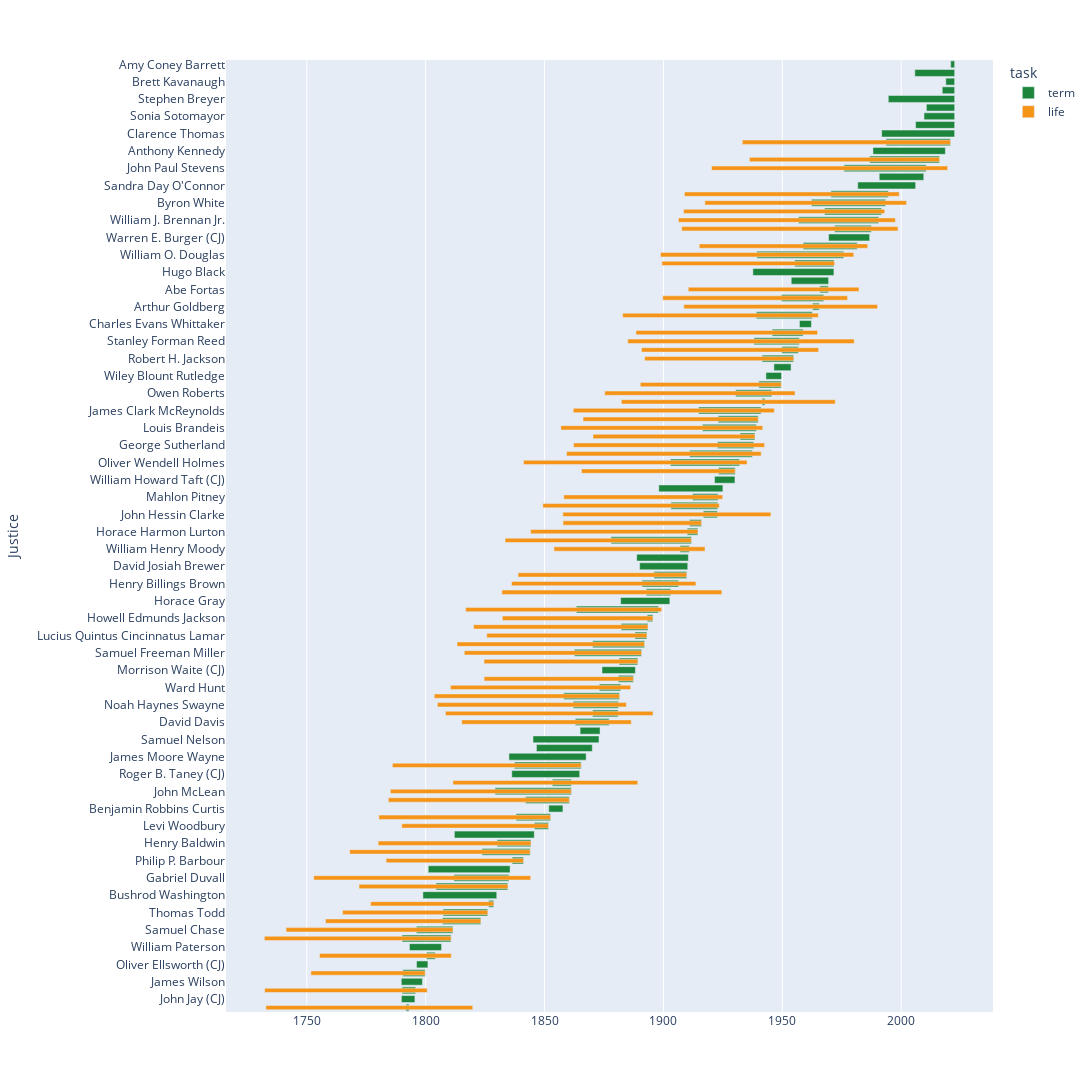

Notebook cell for this chart:
### Code cell
colors = {}
colors['term'] =  'rgb(29, 133, 60)' #specify the color for the 'planned' schedule bars
colors['life'] = 'rgb(245, 148, 22)'  #specify the color for the 'actual' schedule bars

fig = px.timeline(
    df, 
    x_start="start_date", 
    x_end="end_date", 
    y="Justice",
    color='task',
    color_discrete_map = colors,
    # hover_name="Task Description"
    width=1200, height=3200
    )

fig.update_yaxes(autorange="reversed")          #if not specified as 'reversed', the tasks will be listed from bottom up       
fig.data[1].width=0.5 # update the width of the 'Actual' schedule bars (the second trace of the figure)
fig.show()

### Figure 1 — Plotly figure (JSON) as saved in the notebook; plotly's stock layout.template omitted (floating-point values rounded to 4 significant figures)
{"data": [{"alignmentgroup": "True", "base": ["2020-10-27T00:00:00", "2005-09-29T00:00:00", "2018-10-06T00:00:00", "2017-04-10T00:00:00", "1994-08-03T00:00:00", "2010-08-07T00:00:00", "2009-08-08T00:00:00", "2006-01-31T00:00:00", "1991-10-23T00:00:00", "1993-08-10T00:00:00", "1988-02-18T00:00:00", "1986-09-26T00:00:00", "1975-12-19T00:00:00", "1990-10-09T00:00:00", "1981-09-25T00:00:00", "1970-06-09T00:00:00", "1962-04-16T00:00:00", "1967-10-02T00:00:00", "1956-10-16T00:00:00", "1972-01-07T00:00:00", "1969-06-23T00:00:00", "1958-10-14T00:00:00", "1939-04-17T00:00:00", "1955-03-28T00:00:00", "1937-08-19T00:00:00", "1953-10-05T00:00:00", "1965-10-04T00:00:00", "1949-08-24T00:00:00", "1962-10-01T00:00:00", "1939-01-30T00:00:00", "1957-03-25T00:00:00", "1945-10-01T00:00:00", "1938-01-31T00:00:00", "1949-10-12T00:00:00", "1941-07-11T00:00:00", "1946-06-24T00:00:00", "1943-02-15T00:00:00", "1940-02-05T00:00:00", "1930-06-02T00:00:00", "1941-07-08T00:00:00", "1914-10-12T00:00:00", "1923-01-02T00:00:00", "1916-06-05T00:00:00", "1932-03-14T00:00:00", "1922-10-02T00:00:00", "1911-01-03T00:00:00", "1902-12-08T00:00:00", "1923-02-19T00:00:00", "1921-07-11T00:00:00", "1898-01-26T00:00:00", "1912-03-18T00:00:00", "1903-03-02T00:00:00", "1916-10-09T00:00:00", "1911-01-03T00:00:00", "1910-01-03T00:00:00", "1877-12-10T00:00:00", "1906-12-17T00:00:00", "1888-10-08T00:00:00", "1890-01-06T00:00:00", "1896-01-06T00:00:00", "1891-01-05T00:00:00", "1892-10-10T00:00:00", "1882-01-09T00:00:00", "1863-05-20T00:00:00", "1893-03-04T00:00:00", "1882-04-03T00:00:00", "1888-01-18T00:00:00", "1870-03-23T00:00:00", "1862-07-21T00:00:00", "1881-05-17T00:00:00", "1874-03-04T00:00:00", "1881-01-05T00:00:00", "1873-01-09T00:00:00", "1858-01-21T00:00:00", "1862-01-27T00:00:00", "1870-03-14T00:00:00", "1862-12-10T00:00:00", "1864-12-15T00:00:00", "1845-02-27T00:00:00", "1846-08-10T00:00:00", "1835-01-14T00:00:00", "1837-05-01T00:00:00", "1836-03-28T00:00:00", "1853-04-11T00:00:00", "1829-03-12T00:00:00", "1842-01-10T00:00:00", "1851-10-10T00:00:00", "1838-01-09T00:00:00", "1845-09-23T00:00:00", "1812-02-03T00:00:00", "1830-01-18T00:00:00", "1823-09-01T00:00:00", "1836-05-12T00:00:00", "1801-02-04T00:00:00", "1811-11-23T00:00:00", "1804-05-07T00:00:00", "1798-11-09T00:00:00", "1826-06-16T00:00:00", "1807-05-04T00:00:00", "1807-01-20T00:00:00", "1796-02-04T00:00:00", "1790-02-02T00:00:00", "1793-03-11T00:00:00", "1800-04-21T00:00:00", "1796-03-08T00:00:00", "1790-05-12T00:00:00", "1789-10-05T00:00:00", "1790-02-02T00:00:00", "1789-10-19T00:00:00", "1791-09-19T00:00:00"], "hovertemplate": "task=term<br>start_date=%{base}<br>end_date=%{x}<br>Justice=%{y}<extra></extra>", "legendgroup": "term", "marker": {"color": "rgb(29, 133, 60)", "pattern": {"shape": ""}}, "name": "term", "offsetgroup": "term", "orientation": "h", "showlegend": true, "textposition": "auto", "type": "bar", "x": [52617600000, 528422400000, 117590400000, 164592000000, 880502400000, 375235200000, 406684800000, 517708800000, 968198400000, 855446400000, 960854400000, 927244800000, 1089590400000, 590803200000, 768441600000, 762134400000, 984614400000, 757296000000, 1065312000000, 488073600000, 544665600000, 716947200000, 1154131200000, 520387200000, 1075420800000, 495936000000, 113875200000, 561686400000, 88819200000, 743990400000, 158284800000, 411264000000, 601776000000, 221184000000, 418003200000, 227491200000, 207273600000, 298252800000, 478483200000, 39052800000, 830131200000, 532396800000, 716083200000, 199411200000, 482630400000, 833500800000, 918172800000, 222393600000, 270345600000, 850176000000, 340416000000, 621734400000, 187488000000, 157680000000, 142646400000, 1067904000000, 123897600000, 685843200000, 638064000000, 435369600000, 485654400000, 327196800000, 652579200000, 1089849600000, 76636800000, 355363200000, 158284800000, 689040000000, 890870400000, 247622400000, 443491200000, 200448000000, 285552000000, 741830400000, 599356800000, 339379200000, 449107200000, 264816000000, 875750400000, 740880000000, 1024704000000, 886118400000, 900720000000, 254102400000, 1011830400000, 580262400000, 188524800000, 458352000000, 187660800000, 1060387200000, 449884800000, 640483200000, 151200000000, 1086048000000, 730339200000, 954374400000, 979689600000, 69206400000, 592185600000, 509846400000, 484963200000, 650332800000, 425865600000, 118800000000, 150508800000, 297907200000, 280108800000, 180662400000, 179625600000, 41904000000], "xaxis": "x", "y": ["Amy Coney Barrett", "John Roberts (CJ)", "Brett Kavanaugh", "Neil Gorsuch", "Stephen Breyer", "Elena Kagan", "Sonia Sotomayor", "Samuel Alito", "Clarence Thomas", "Ruth Bader Ginsburg", "Anthony Kennedy", "Antonin Scalia", "John Paul Stevens", "David Souter", "Sandra Day O'Connor", "Harry Blackmun", "Byron White", "Thurgood Marshall", "William J. Brennan Jr.", "Lewis Franklin Powell", "Warren E. Burger (CJ)", "Potter Stewart", "William O. Douglas", "John Marshall Harlan II", "Hugo Black", "Earl Warren (CJ)", "Abe Fortas", "Tom C. Clark", "Arthur Goldberg", "Felix Frankfurter", "Charles Evans Whittaker", "Harold Hitz Burton", "Stanley Forman Reed", "Sherman Minton", "Robert H. Jackson", "Fred M. Vinson (CJ)", "Wiley Blount Rutledge", "Frank Murphy", "Owen Roberts", "James F. Byrnes", "James Clark McReynolds", "Pierce Butler", "Louis Brandeis", "Benjamin N. Cardozo", "George Sutherland", "Willis Van Devanter", "Oliver Wendell Holmes", "Edward Terry Sanford", "William Howard Taft (CJ)", "Joseph McKenna", "Mahlon Pitney", "William R. Day", "John Hessin Clarke", "Joseph Rucker Lamar", "Horace Harmon Lurton", "John Marshall Harlan", "William Henry Moody", "Melville Fuller (CJ)", "David Josiah Brewer", "Rufus W. Peckham", "Henry Billings Brown", "George Shiras Jr.", "Horace Gray", "Stephen Johnson Field", "Howell Edmunds Jackson", "Samuel Blatchford", "Lucius Quintus Cincinnatus Lamar", "Joseph P. Bradley", "Samuel Freeman Miller", "Stanley Matthews", "Morrison Waite (CJ)", "William Burnham Woods", "Ward Hunt", "Nathan Clifford", "Noah Haynes Swayne", "William Strong", "David Davis", "Salmon P. Chase (CJ)", "Samuel Nelson", "Robert Cooper Grier", "James Moore Wayne", "John Catron", "Roger B. Taney (CJ)", "John Archibald Campbell", "John McLean", "Peter V. Daniel", "Benjamin Robbins Curtis", "John McKinley", "Levi Woodbury", "Joseph Story", "Henry Baldwin", "Smith Thompson", "Philip P. Barbour", "John Marshall (CJ)", "Gabriel Duvall", "William Johnson", "Bushrod Washington", "Robert Trimble", "Thomas Todd", "Henry Brockholst Livingston", "Samuel Chase", "William Cushing", "William Paterson", "Alfred Moore", "Oliver Ellsworth (CJ)", "James Iredell", "James Wilson", "John Blair", "John Jay (CJ)", "Thomas Johnson"], "yaxis": "y"}, {"alignmentgroup": "True", "base": ["1933-03-15T00:00:00", "1920-04-20T00:00:00", "1936-03-11T00:00:00", "1917-06-08T00:00:00", "1908-11-12T00:00:00", "1907-09-19T00:00:00", "1906-04-25T00:00:00", "1908-07-02T00:00:00", "1908-08-08T00:00:00", "1915-01-23T00:00:00", "1910-06-19T00:00:00", "1884-12-31T00:00:00", "1898-10-16T00:00:00", "1899-09-23T00:00:00", "1882-05-02T00:00:00", "1899-05-20T00:00:00", "1890-10-20T00:00:00", "1882-11-15T00:00:00", "1888-06-22T00:00:00", "1875-05-02T00:00:00", "1892-02-13T00:00:00", "1890-04-13T00:00:00", "1862-02-03T00:00:00", "1857-09-18T00:00:00", "1862-03-25T00:00:00", "1856-11-13T00:00:00", "1859-04-17T00:00:00", "1866-03-17T00:00:00", "1870-05-24T00:00:00", "1841-03-08T00:00:00", "1865-07-23T00:00:00", "1858-02-05T00:00:00", "1832-01-26T00:00:00", "1849-04-17T00:00:00", "1853-12-23T00:00:00", "1857-10-14T00:00:00", "1844-02-26T00:00:00", "1836-03-02T00:00:00", "1833-06-01T00:00:00", "1838-11-08T00:00:00", "1816-11-04T00:00:00", "1808-05-06T00:00:00", "1832-04-08T00:00:00", "1820-03-09T00:00:00", "1825-09-17T00:00:00", "1813-03-14T00:00:00", "1816-04-05T00:00:00", "1824-07-21T00:00:00", "1811-06-24T00:00:00", "1824-08-03T00:00:00", "1815-03-09T00:00:00", "1810-06-14T00:00:00", "1804-12-07T00:00:00", "1803-08-18T00:00:00", "1786-01-07T00:00:00", "1785-03-11T00:00:00", "1784-04-24T00:00:00", "1780-05-01T00:00:00", "1789-12-22T00:00:00", "1780-01-14T00:00:00", "1752-12-06T00:00:00", "1768-01-17T00:00:00", "1783-05-25T00:00:00", "1771-12-27T00:00:00", "1776-11-17T00:00:00", "1765-01-23T00:00:00", "1757-11-25T00:00:00", "1732-11-04T00:00:00", "1741-04-17T00:00:00", "1755-05-21T00:00:00", "1732-03-01T00:00:00", "1732-04-17T00:00:00", "1751-10-05T00:00:00"], "hovertemplate": "task=life<br>start_date=%{base}<br>end_date=%{x}<br>Justice=%{y}<extra></extra>", "legendgroup": "life", "marker": {"color": "rgb(245, 148, 22)", "pattern": {"shape": ""}}, "name": "life", "offsetgroup": "life", "orientation": "h", "showlegend": true, "textposition": "auto", "type": "bar", "width": 0.5, "x": [2761689600000, 3131654400000, 2522275200000, 2677708800000, 2849817600000, 2869603200000, 2879539200000, 2668636800000, 2570313600000, 2236550400000, 2265667200000, 3005856000000, 2564265600000, 2452636800000, 2838153600000, 2291328000000, 2349993600000, 2596233600000, 2409350400000, 2525817600000, 1977091200000, 1870214400000, 2668204800000, 2761430400000, 2534457600000, 2678918400000, 2581804800000, 2324678400000, 2149804800000, 2966112000000, 2039299200000, 2109283200000, 2919542400000, 2342304000000, 2004566400000, 1837123200000, 2220739200000, 2445897600000, 2473027200000, 2239228800000, 2601158400000, 2754518400000, 1998604800000, 2314051200000, 2125440000000, 2488579200000, 2351721600000, 2040768000000, 2452550400000, 1981065600000, 2250028800000, 2391292800000, 2508883200000, 2459462400000, 2505340800000, 2400364800000, 2401488000000, 2278886400000, 1947024000000, 2028067200000, 2879452800000, 2395699200000, 1822608000000, 1975536000000, 1633651200000, 1926201600000, 2060899200000, 2744582400000, 2214345600000, 1748304000000, 2478297600000, 2157580800000, 1516060800000], "xaxis": "x", "y": ["Ruth Bader Ginsburg", "John Paul Stevens", "Antonin Scalia", "Byron White", "Harry Blackmun", "Lewis Franklin Powell", "William J. Brennan Jr.", "Thurgood Marshall", "Arthur Goldberg", "Potter Stewart", "Abe Fortas", "Stanley Forman Reed", "William O. Douglas", "Tom C. Clark", "James F. Byrnes", "John Marshall Harlan II", "Sherman Minton", "Felix Frankfurter", "Harold Hitz Burton", "Owen Roberts", "Robert H. Jackson", "Frank Murphy", "James Clark McReynolds", "John Hessin Clarke", "George Sutherland", "Louis Brandeis", "Willis Van Devanter", "Pierce Butler", "Benjamin N. Cardozo", "Oliver Wendell Holmes", "Edward Terry Sanford", "Mahlon Pitney", "George Shiras Jr.", "William R. Day", "William Henry Moody", "Joseph Rucker Lamar", "Horace Harmon Lurton", "Henry Billings Brown", "John Marshall Harlan", "Rufus W. Peckham", "Stephen Johnson Field", "William Strong", "Howell Edmunds Jackson", "Samuel Blatchford", "Lucius Quintus Cincinnatus Lamar", "Joseph P. Bradley", "Samuel Freeman Miller", "Stanley Matthews", "John Archibald Campbell", "William Burnham Woods", "David Davis", "Ward Hunt", "Noah Haynes Swayne", "Nathan Clifford", "John Catron", "John McLean", "Peter V. Daniel", "John McKinley", "Levi Woodbury", "Henry Baldwin", "Gabriel Duvall", "Smith Thompson", "Philip P. Barbour", "William Johnson", "Robert Trimble", "Thomas Todd", "Henry Brockholst Livingston", "Thomas Johnson", "Samuel Chase", "Alfred Moore", "William Cushing", "John Blair", "James Iredell"], "yaxis": "y"}], "layout": {"barmode": "overlay", "height": 3200, "legend": {"title": {"text": "task"}, "tracegroupgap": 0}, "margin": {"t": 60}, "width": 1200, "xaxis": {"anchor": "y", "domain": [0, 1], "type": "date"}, "yaxis": {"anchor": "x", "autorange": "reversed", "domain": [0, 1], "title": {"text": "Justice"}}}}
